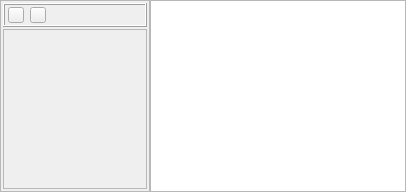
          <widget class="QWidget" name="HdrsPg">
           <attribute name="title">
            <string>Headers</string>
           </attribute>
           <layout class="QHBoxLayout" name="horizontalLayout_11">
            <property name="spacing">
             <number>0</number>
            </property>
            <property name="leftMargin">
             <number>0</number>
            </property>
            <property name="topMargin">
             <number>0</number>
            </property>
            <property name="rightMargin">
             <number>0</number>
            </property>
            <property name="bottomMargin">
             <number>0</number>
            </property>
            <item>
             <widget class="QFrame" name="frame_7">
              <property name="minimumSize">
               <size>
                <width>150</width>
                <height>0</height>
               </size>
              </property>
              <property name="maximumSize">
               <size>
                <width>150</width>
                <height>16777215</height>
               </size>
              </property>
              <property name="frameShape">
               <enum>QFrame::StyledPanel</enum>
              </property>
              <property name="frameShadow">
               <enum>QFrame::Sunken</enum>
              </property>
              <layout class="QVBoxLayout" name="verticalLayout_13">
               <property name="spacing">
                <number>2</number>
               </property>
               <property name="leftMargin">
                <number>2</number>
               </property>
               <property name="topMargin">
                <number>2</number>
               </property>
               <property name="rightMargin">
                <number>2</number>
               </property>
               <property name="bottomMargin">
                <number>2</number>
               </property>
               <item>
                <widget class="QFrame" name="frame_9">
                 <property name="sizePolicy">
                  <sizepolicy hsizetype="Preferred" vsizetype="Fixed">
                   <horstretch>0</horstretch>
                   <verstretch>0</verstretch>
                  </sizepolicy>
                 </property>
                 <property name="minimumSize">
                  <size>
                   <width>100</width>
                   <height>24</height>
                  </size>
                 </property>
                 <property name="maximumSize">
                  <size>
                   <width>16777215</width>
                   <height>24</height>
                  </size>
                 </property>
                 <property name="autoFillBackground">
                  <bool>true</bool>
                 </property>
                 <property name="frameShape">
                  <enum>QFrame::Box</enum>
                 </property>
                 <property name="frameShadow">
                  <enum>QFrame::Raised</enum>
                 </property>
                 <widget class="QWidget" name="layoutWidget_2">
                  <property name="geometry">
                   <rect>
                    <x>3</x>
                    <y>2</y>
                    <width>42</width>
                    <height>19</height>
                   </rect>
                  </property>
                  <layout class="QHBoxLayout" name="horizontalLayout_10">
                   <property name="leftMargin">
                    <number>2</number>
                   </property>
                   <property name="topMargin">
                    <number>2</number>
                   </property>
                   <item>
                    <widget class="QPushButton" name="hdrsBtmBtn">
                     <property name="sizePolicy">
                      <sizepolicy hsizetype="Fixed" vsizetype="Fixed">
                       <horstretch>0</horstretch>
                       <verstretch>0</verstretch>
                      </sizepolicy>
                     </property>
                     <property name="minimumSize">
                      <size>
                       <width>16</width>
                       <height>16</height>
                      </size>
                     </property>
                     <property name="maximumSize">
                      <size>
                       <width>16</width>
                       <height>16</height>
                      </size>
                     </property>
                     <property name="text">
                      <string/>
                     </property>
                     <property name="icon">
                      <iconset resource="../VelEditMp/myrc.qrc">
                       <normaloff>:/images/GoBottom.png</normaloff>:/images/GoBottom.png</iconset>
                     </property>
                    </widget>
                   </item>
                   <item>
                    <widget class="QPushButton" name="hdrsTopBtn">
                     <property name="sizePolicy">
                      <sizepolicy hsizetype="Fixed" vsizetype="Fixed">
                       <horstretch>0</horstretch>
                       <verstretch>0</verstretch>
                      </sizepolicy>
                     </property>
                     <property name="minimumSize">
                      <size>
                       <width>16</width>
                       <height>16</height>
                      </size>
                     </property>
                     <property name="maximumSize">
                      <size>
                       <width>16</width>
                       <height>16</height>
                      </size>
                     </property>
                     <property name="text">
                      <string/>
                     </property>
                     <property name="icon">
                      <iconset resource="../VelEditMp/myrc.qrc">
                       <normaloff>:/images/GoTop.png</normaloff>:/images/GoTop.png</iconset>
                     </property>
                    </widget>
                   </item>
                  </layout>
                 </widget>
                </widget>
               </item>
               <item>
                <widget class="QFrame" name="hdrFrame">
                 <property name="minimumSize">
                  <size>
                   <width>30</width>
                   <height>30</height>
                  </size>
                 </property>
                 <property name="frameShape">
                  <enum>QFrame::StyledPanel</enum>
                 </property>
                 <property name="frameShadow">
                  <enum>QFrame::Raised</enum>
                 </property>
                </widget>
               </item>
              </layout>
             </widget>
            </item>
            <item>
             <widget class="QPlainTextEdit" name="logText">
              <property name="font">
               <font>
                <family>Courier New</family>
                <pointsize>10</pointsize>
               </font>
              </property>
              <property name="lineWrapMode">
               <enum>QPlainTextEdit::NoWrap</enum>
              </property>
              <property name="readOnly">
               <bool>true</bool>
              </property>
             </widget>
            </item>
           </layout>
          </widget>
